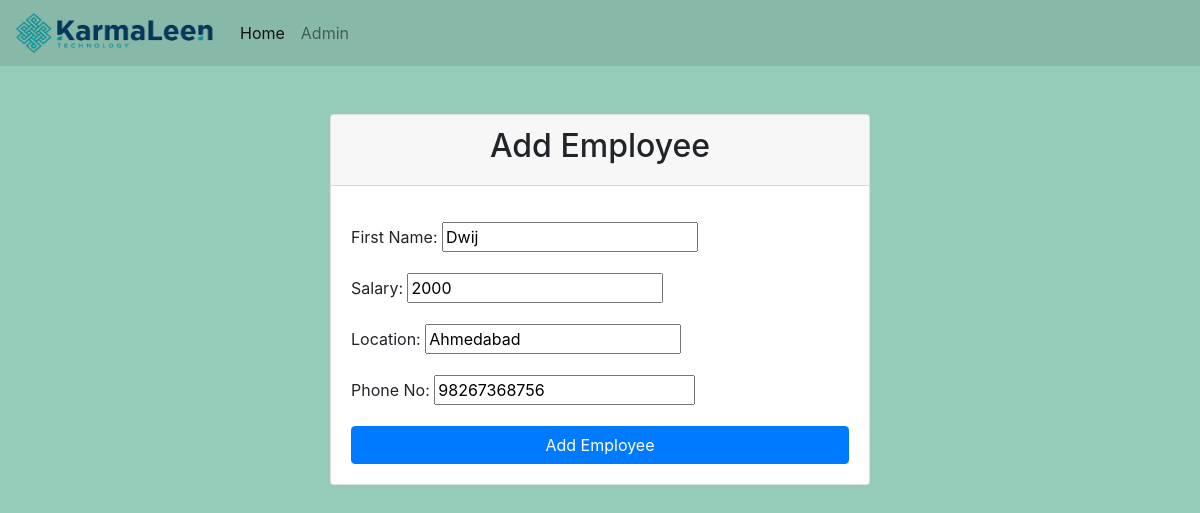
The app's page /update/2/ with its own data.
### employee_management/models.py (models this page shows, shortened)
class Employee(models.Model):
    gender_choices=[("F","Female"),("M","Male"),("O","Others")]
    Employee_Id=models.IntegerField(primary_key=True)
    First_Name=models.CharField(max_length=256)
    Last_Name=models.CharField(max_length=256)
    Gender=models.CharField(max_length=1,choices=gender_choices)
    Salary=models.PositiveIntegerField()
    Department=models.ForeignKey(Department,on_delete=models.CASCADE)
    Position=models.ForeignKey(Position,on_delete=models.CASCADE)
    Location=models.CharField(max_length=256)
    Phone_No=models.BigIntegerField()
    Date_Of_Joining=models.DateField()
    permission=models.ManyToManyField(Permission)

### employee_management/views.py (the view)
# urls.py: path("update/<int:pk>/",views.EmployeeUpdateView.as_view(),name="update"),
class EmployeeUpdateView(UpdateView):
    fields=("First_Name","Salary","Location","Phone_No")
    model=Employee

### templates/employee_management/employee_form.html (shortened to what this page needs)
{% extends "employee_management/base.html" %}
{% block 'body_block' %}
    <div class="container mt-5">
        <div class="row justify-content-center">
            <div class="col-md-6">
                <div class="card">
                    <div class="card-header">
                        <h2 class="text-center">Add Employee</h2>
                    </div>
                    <div class="card-body">
                        <form method="POST" action="">
                            <div class="form-group">
                                {{ form.First_Name.label_tag }}
                                {{ form.First_Name }}
                            </div>
                            <div class="form-group">
                                {{ form.Salary.label_tag }}
                                {{ form.Salary }}
                            </div>
                            <div class="form-group">
                                {{ form.Location.label_tag }}
                                {{ form.Location }}
                            </div>
                            <div class="form-group">
                                {{ form.Phone_No.label_tag }}
                                {{ form.Phone_No }}
                            </div>
                            <input type="submit" class="btn btn-primary btn-block" value="Add Employee">
                        </form>
                    </div>
                </div>
            </div>
        </div>
    </div>
{% endblock 'body_block' %}

### records on screen
Employee: First_Name "Dwij", Salary "2000", Location "Ahmedabad", Phone_No "98267368756"
